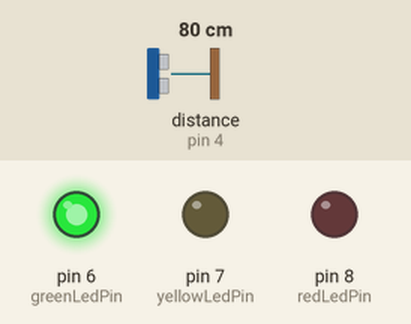
This sketch was run on a simulated Arduino Nano, built with avr-gcc and run on an emulated ATmega328P. Parts: output pins drawn as LEDs (lit = HIGH). Wiring (inferred from the names in the program): ultrasonic range finder: trigger pin 5; echo pin 4. Inputs (shaded band) come from the test bench; at power-on: distance to the obstacle (sensor on pin 4) 80 cm. The echo pulse lasts 58.3 µs per cm; pins used as bus, display or sensor lines are not drawn.

Above: at 1.2 s.
1.3 s: distance to the obstacle (sensor on pin 4) set to 35 cm
2.8 s: distance to the obstacle (sensor on pin 4) set to 29 cm
At 4.0 s:
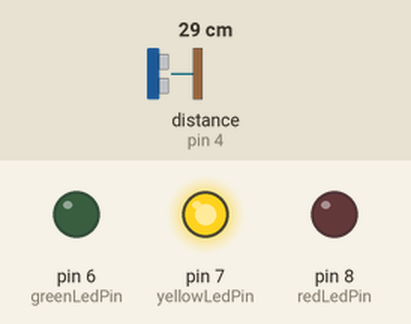
4.3 s: distance to the obstacle (sensor on pin 4) set to 19 cm
5.8 s: distance to the obstacle (sensor on pin 4) set to 14 cm
At 6.2 s:
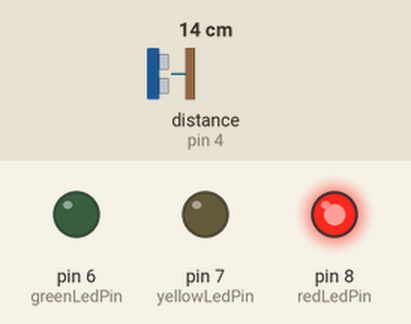
7.3 s: distance to the obstacle (sensor on pin 4) set to 18 cm
At 8.0 s:
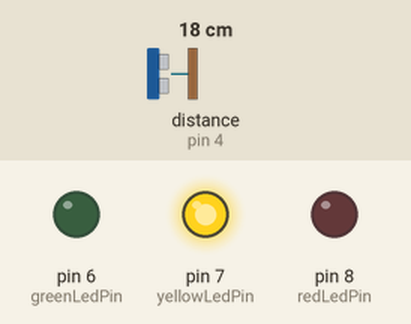
8.8 s: distance to the obstacle (sensor on pin 4) set to 2 cm
At 9.9 s:
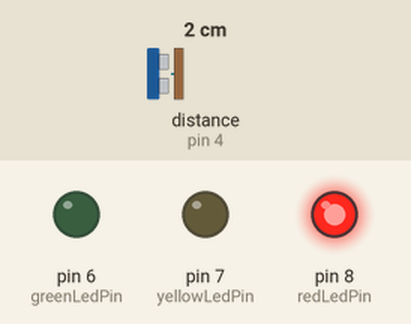
Timing chart, 0 to 11.3 s (numbered marks = the images above; inputs shaded):
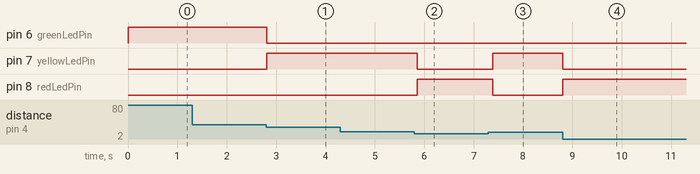

Measured:
- the behaviour switches between 32 and 31 cm on distance to the obstacle (sensor on pin 4) (found by bisection; images 0 and 1)
- the behaviour switches between 17 and 16 cm on distance to the obstacle (sensor on pin 4) (found by bisection; images 1 and 2)
- after the input at 1.3 s, every drawn part: stays the same
- after the input at 2.8 s, pin 6 (greenLedPin): HIGH → LOW at once; pin 7 (yellowLedPin): LOW → HIGH at once
- after the input at 4.3 s, every drawn part: stays the same
- after the input at 5.8 s, pin 7 (yellowLedPin): HIGH → LOW after 0.06 s; pin 8 (redLedPin): LOW → HIGH after 0.06 s
- after the input at 7.3 s, pin 7 (yellowLedPin): LOW → HIGH after 0.08 s; pin 8 (redLedPin): HIGH → LOW after 0.08 s
- after the input at 8.8 s, pin 7 (yellowLedPin): HIGH → LOW at once; pin 8 (redLedPin): LOW → HIGH at once

The sketch:

ultrasonic-3led.ino
```cpp
/*
  Course 4: Distance-Based LED Indicators with Arduino Nano
  Lights up different LEDs depending on the distance measured by HC-SR04.
*/

const int trigPin = 5;
const int echoPin = 4;

const int greenLedPin = 6;  // Safe distance (> 30 cm)
const int yellowLedPin = 7; // Warning distance (15 to 30 cm)
const int redLedPin = 8;    // Danger distance (< 15 cm)

long duration;
int distance;

void setup() {
  pinMode(trigPin, OUTPUT);
  pinMode(echoPin, INPUT);

  pinMode(greenLedPin, OUTPUT);
  pinMode(yellowLedPin, OUTPUT);
  pinMode(redLedPin, OUTPUT);
}

void loop() {
  // Clear and send trigger pulse
  digitalWrite(trigPin, LOW);
  delayMicroseconds(2);
  digitalWrite(trigPin, HIGH);
  delayMicroseconds(10);
  digitalWrite(trigPin, LOW);

  // Read echo time and calculate distance in cm
  duration = pulseIn(echoPin, HIGH);
  distance = duration * 0.034 / 2;

  // Control LEDs based on distance thresholds
  if (distance > 30) {
    digitalWrite(greenLedPin, HIGH);  // Safe: Green ON
    digitalWrite(yellowLedPin, LOW);
    digitalWrite(redLedPin, LOW);
  }
  else if (distance > 15 && distance <= 30) {
    digitalWrite(greenLedPin, LOW);
    digitalWrite(yellowLedPin, HIGH); // Warning: Yellow ON
    digitalWrite(redLedPin, LOW);
  }
  else {
    digitalWrite(greenLedPin, LOW);
    digitalWrite(yellowLedPin, LOW);
    digitalWrite(redLedPin, HIGH);    // Danger: Red ON
  }

  delay(100); // Update interval
}
```
